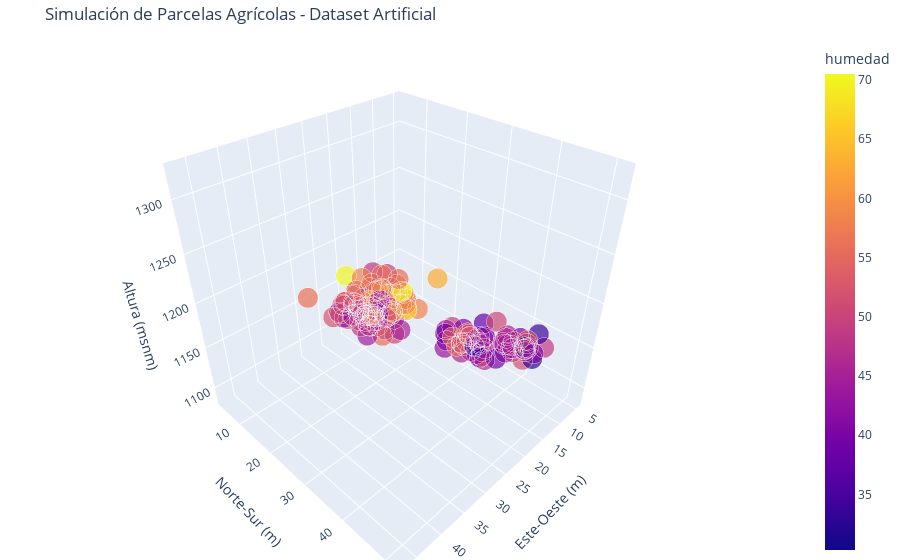

Notebook code for this chart:
### Markdown cell above
### c) Python (Jupyter):

# **Código para Generar Dataset Artificial de Parcelas Agrícolas**

### Code cell
import numpy as np
import pandas as pd
import plotly.express as px
from sklearn.datasets import make_blobs

# Configuración semilla para reproducibilidad
np.random.seed(42)

# Generación de datos sintéticos
n_parcelas = 150
cultivos = ['Maíz', 'Frijol', 'Ñame', 'Plátano', 'Yuca']

# Coordenadas espaciales (x, y) con clusters por cultivo
centros = np.array([[10, 30], [20, 10], [30, 25], [40, 40], [15, 45]])
coords, _ = make_blobs(n_samples=n_parcelas, centers=centros, cluster_std=3)

# Altura basada en posición con ruido gaussiano
altura = 1000 + coords[:,0]*5 + coords[:,1]*2 + np.random.normal(0, 10, n_parcelas)

# Humedad (0-100%) relacionada con altura y posición
humedad = 50 + (coords[:,0]/2) - (altura/100) + np.random.normal(0, 5, n_parcelas)
humedad = np.clip(humedad, 20, 100)  # Limitar entre 20% y 100%

# Rendimiento (ton/ha) basado en humedad y posición
rendimiento = 3 + (humedad/20) + (coords[:,1]/10) + np.random.normal(0, 0.5, n_parcelas)
rendimiento = np.clip(rendimiento, 1.5, 6)  # Limitar entre 1.5 y 6 ton/ha

# Asignación de cultivos por cluster
cultivo_asignado = [cultivos[i%5] for i in range(n_parcelas)]

# Crear DataFrame
df = pd.DataFrame({
    'x': coords[:,0],
    'y': coords[:,1],
    'altura': np.round(altura, 1),
    'humedad': np.round(humedad, 1),
    'rendimiento': np.round(rendimiento, 2),
    'cultivo': cultivo_asignado,
    'ph_suelo': np.round(5 + np.random.normal(0, 0.5, n_parcelas), 1)  # Variable adicional
})

# Guardar dataset artificial
df.to_csv('parcelas.csv', index=False)

# Visualización interactiva (mismo código original)
fig = px.scatter_3d(df, x='x', y='y', z='altura', color='humedad',
                   size='rendimiento', hover_data=['cultivo', 'ph_suelo'],
                   title='Simulación de Parcelas Agrícolas - Dataset Artificial')
fig.update_layout(scene=dict(
    xaxis_title='Este-Oeste (m)',
    yaxis_title='Norte-Sur (m)',
    zaxis_title='Altura (msnm)'),
    margin=dict(l=0, r=0, b=0, t=40))
fig.show()

### Figure 1 — Plotly figure (JSON) as saved in the notebook; plotly's stock layout.template omitted (floating-point values rounded to 4 significant figures; data arrays with more than 128 entries replaced by an {"elided": "..."} marker saying what was removed)
{"data": [{"customdata": {"elided": "150x2 mixed values"}, "hovertemplate": "x=%{x}<br>y=%{y}<br>altura=%{z}<br>rendimiento=%{marker.size}<br>cultivo=%{customdata[0]}<br>ph_suelo=%{customdata[1]}<br>humedad=%{marker.color}<extra></extra>", "legendgroup": "", "marker": {"color": {"elided": "150 float values"}, "coloraxis": "coloraxis", "size": {"elided": "150 float values"}, "sizemode": "area", "sizeref": 0.015, "symbol": "circle"}, "mode": "markers", "name": "", "scene": "scene", "showlegend": false, "type": "scatter3d", "x": {"elided": "150 float values"}, "y": {"elided": "150 float values"}, "z": {"elided": "150 float values"}}], "layout": {"coloraxis": {"colorbar": {"title": {"text": "humedad"}}, "colorscale": [[0, "#0d0887"], [0.1111, "#46039f"], [0.2222, "#7201a8"], [0.3333, "#9c179e"], [0.4444, "#bd3786"], [0.5556, "#d8576b"], [0.6667, "#ed7953"], [0.7778, "#fb9f3a"], [0.8889, "#fdca26"], [1, "#f0f921"]]}, "legend": {"itemsizing": "constant", "tracegroupgap": 0}, "margin": {"b": 0, "l": 0, "r": 0, "t": 40}, "scene": {"domain": {"x": [0, 1], "y": [0, 1]}, "xaxis": {"title": {"text": "Este-Oeste (m)"}}, "yaxis": {"title": {"text": "Norte-Sur (m)"}}, "zaxis": {"title": {"text": "Altura (msnm)"}}}, "title": {"text": "Simulación de Parcelas Agrícolas - Dataset Artificial"}}}
